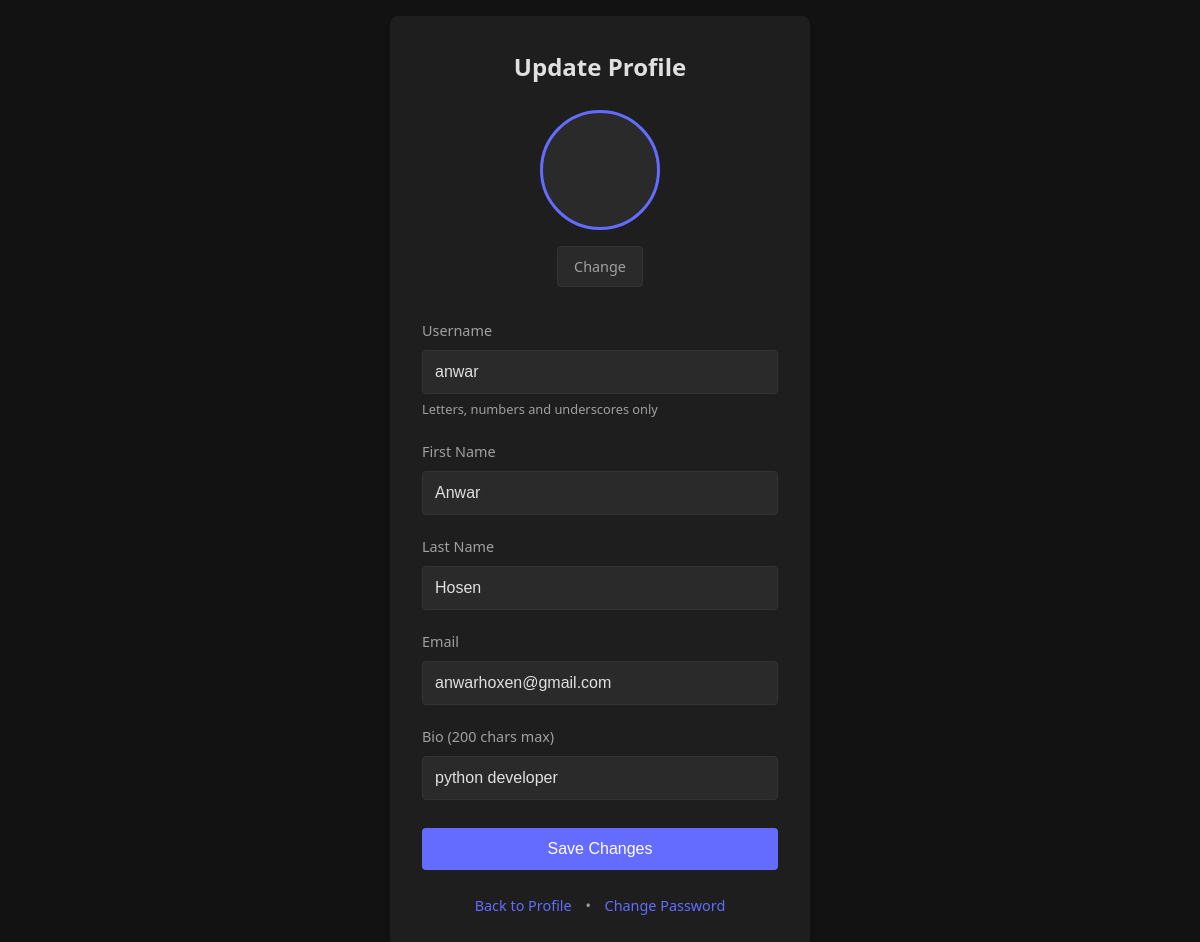
The app's page /user/profile/update/ (signed in) with its own data.
### user/models.py (models this page shows)
class User(AbstractUser):
    avatar = models.ImageField(upload_to='avatars/', null=True, blank=True)
    bio = models.CharField(max_length=200, null=True, blank=True)

### user/views.py (the view, shortened to what this page needs)
# urls.py: path('profile/update/', views.user_update, name='update_profile'),
@login_required
def user_update(request):
    form = UserUpdateForm(instance=request.user)
    return render(request, 'user/update_profile.html', {'form': form})

### user/forms.py
class UserUpdateForm(forms.ModelForm):
    class Meta:
        model = User
        fields = ['avatar', 'username', 'first_name', 'last_name', 'email', 'bio']
        widgets = {
            'username': forms.TextInput(attrs={
                'class': 'form-control',
                'placeholder': 'Enter your username'
            }),
            'first_name': forms.TextInput(attrs={
                'class': 'form-control',
                'placeholder': 'Your first name'
            }),
            'last_name': forms.TextInput(attrs={
                'class': 'form-control',
                'placeholder': 'Your last name'
            }),
            'email': forms.EmailInput(attrs={
                'class': 'form-control',
                'placeholder': 'your.email@example.com'
            }),
            'bio': forms.TextInput(attrs={
                'class': 'form-control',
                'placeholder': 'Tell us about yourself...',
            }),
            'avatar': forms.FileInput(attrs={
                'class': 'form-control auth-file-input'
            })
        }

### user/templates/user/update_profile.html (shortened to what this page needs)
{% extends 'user_base.html' %}
{% load static %}
{% block user_content %}
<div class="auth-card">
    <h1 class="auth-title">Update Profile</h1>
    <form method="post" action="{% url 'update_profile' %}" enctype="multipart/form-data" class="auth-form">
        <div class="avatar-section">
            <div class="avatar-preview-container">
                {% if user.avatar %}
                    <img src="{{ user.avatar.url }}" class="avatar-preview" id="avatar-preview">
                {% else %}
                    <div class="avatar-preview" id="avatar-preview"></div>
                {% endif %}
            </div>
            <div class="avatar-actions">
                <label for="id_avatar" class="avatar-btn">Change</label>
            </div>
        </div>
        <div class="form-group">
            <label for="{{ form.username.id_for_label }}">Username</label>
            {{ form.username }}
            <small class="form-text text-muted">Letters, numbers and underscores only</small>
        </div>
        <div class="form-group">
            <label for="{{ form.first_name.id_for_label }}">First Name</label>
            {{ form.first_name }}
        </div>
        <div class="form-group">
            <label for="{{ form.last_name.id_for_label }}">Last Name</label>
            {{ form.last_name }}
        </div>
        <div class="form-group">
            <label for="{{ form.email.id_for_label }}">Email</label>
            {{ form.email }}
        </div>
        <div class="form-group">
            <label for="{{ form.bio.id_for_label }}">Bio ({{ form.bio.field.max_length }} chars max)</label>
            {{ form.bio }}
        </div>
        <div class="form-group">
            <button type="submit" class="auth-btn">Save Changes</button>
        </div>
    </form>
    <div class="auth-footer">
        <a href="{% url 'profile' %}" class="auth-link">Back to Profile</a>
        <span style="margin: 0 10px;">•</span>
        <a href="{% url 'password_change' %}" class="auth-link">Change Password</a>
    </div>
</div>
{% endblock user_content %}

### user/static/user/css/auth_user_styles.css (style rules this page uses)
:root { --bg-color: #121212; --card-bg: #1e1e1e; --text-primary: #e0e0e0; --text-secondary: #a0a0a0; --primary: #646cff; --primary-hover: #535bf2; --error: #ff4d4d; --border: #333; --input-bg: #2a2a2a; }
* { box-sizing: border-box; margin: 0; padding: 0; }
body { background-color: var(--bg-color); color: var(--text-primary); font-family: 'Segoe UI', Tahoma, Geneva, Verdana, sans-serif; line-height: 1.6; display: flex; justify-content: center; align-items: center; min-height: 100vh; padding: 1rem; }
.auth-card { background-color: var(--card-bg); border-radius: 8px; box-shadow: 0 4px 6px rgba(0, 0, 0, 0.1); width: 100%; max-width: 420px; padding: 2rem; }
.auth-title { text-align: center; margin-bottom: 1.5rem; font-size: 1.5rem; font-weight: 600; }
.auth-form .form-group { margin-bottom: 1.25rem; }
.auth-form label { display: block; margin-bottom: 0.5rem; font-size: 0.9rem; color: var(--text-secondary); }
.auth-form input { width: 100%; padding: 0.75rem; background-color: var(--input-bg); border: 1px solid var(--border); border-radius: 4px; color: var(--text-primary); font-size: 1rem; }
.auth-btn { width: 100%; padding: 0.75rem; background-color: var(--primary); color: white; border: none; border-radius: 4px; font-size: 1rem; font-weight: 500; cursor: pointer; margin-top: 0.5rem; }
.auth-footer { text-align: center; margin-top: 1.5rem; font-size: 0.9rem; color: var(--text-secondary); }
.auth-footer a { text-decoration: none; }
.auth-link { color: var(--primary); text-decoration: none; }
.form-text { color: var(--text-secondary); font-size: 0.8rem; margin-top: 0.3rem; display: block; }
input:valid, textarea:valid { border-color: var(--border); }
.avatar-section { display: flex; flex-direction: column; align-items: center; margin-bottom: 1.5rem; gap: 1rem; }
.avatar-preview-container { position: relative; width: 120px; height: 120px; }
.avatar-preview { width: 100%; height: 100%; border-radius: 50%; object-fit: cover; border: 3px solid var(--primary); background-color: var(--input-bg); }
.avatar-actions { display: flex; gap: 0.5rem; justify-content: center; }
.avatar-btn { padding: 0.5rem 1rem; background-color: var(--input-bg); border: 1px solid var(--border); border-radius: 4px; color: var(--text-primary); cursor: pointer; font-size: 0.9rem; transition: all 0.2s; }

### records on screen
User: username "anwar", first_name "Anwar", last_name "Hosen", email "anwarhoxen@gmail.com", bio "python developer"
